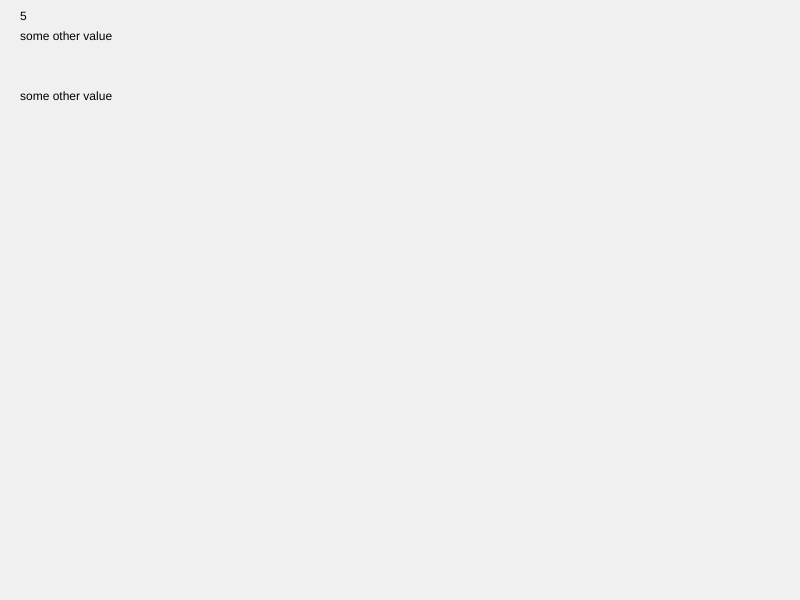
Frame 1 (no input)
Frame 60 (no input): identical to frame 1, image omitted
Frame 120 (the mouse pressed at the canvas centre since frame 60): identical to frame 1, image omitted

The p5.js sketch that drew this single still picture (run headless with seeded random() and noise() and a simulated clock; from frame 60 on, the mouse is pressed at the canvas centre):

// p5.js sketch
// ── sketch.js
function setup() {
    createCanvas(800,600);
    background(240);
}

function draw() {

    background(240);

    text( "5", 20, 20);
    text( five(), 20, 40);

    // var addN = addNumbers(30, 20);
    var addN = addNumbers();
    text( addN, 20, 100);

}


function five() {
    return "some other value";
}

// define a function that adds two objects together
function addNumbers(num1, num2){

    var result;

    if (num1 && num2) {
        result = num1 + num2;
    } else {
        result = five();
    }

    // returns the value to the function call
    return result;
}
